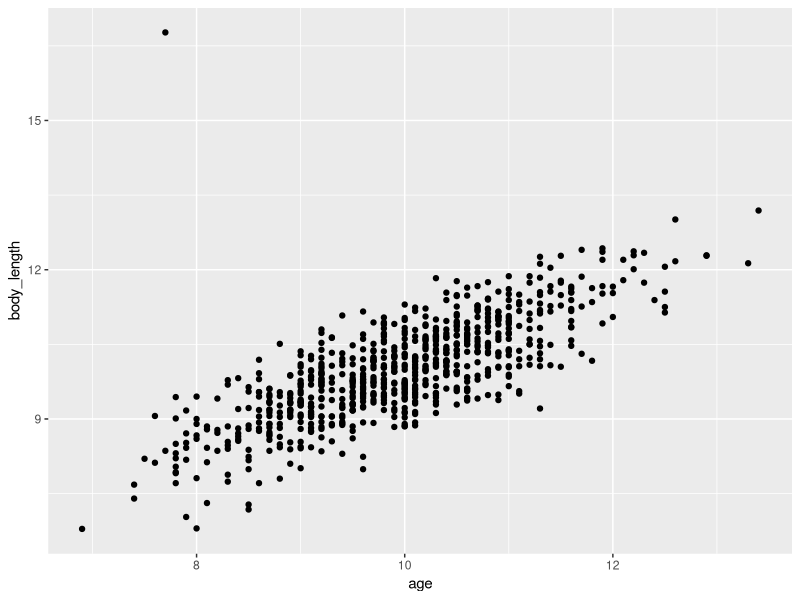

Write the R code that produced this figure. (Note: this script raises an error after producing the figure.)
# this code is to generate dataset to practice data visualization
# to find errors

library(MASS)
library(tidyverse)
set.seed(5)
# create the variance covariance matrix
sigma<-rbind(c(1,0.8,0.7), c(0.8,1, 0.9), c(0.7,0.9,1))
# create the mean vector
mu<-c(10, 9, 2) 
# generate the multivariate normal distribution
df<-as.data.frame(mvrnorm(n=750, mu=mu, Sigma=sigma))
df$V3<-df$V3+1.3
df$V2<-df$V2+1
names(df)<-c("body_length","age","weight")

df<-df %>% 
  mutate(body_length=round(body_length,2),
         weight=round(weight,2),
         age=round(age,1))

species1<-as_tibble(rep("bigfoot",250))
species2<-as_tibble(rep("mapinguari",250))
species3<-as_tibble(rep("chupacabra",250))
species<-bind_rows(species1,species2,species3) %>% 
  rename(species=value) %>% 
  mutate(id_key=row_number()) 

df<-df %>% 
  as_tibble() %>% 
  mutate(id_key=row_number()) %>% 
  relocate(id_key,.before=1) %>% 
  left_join(species) 
# 
# plot(df$age,df$body_length)
# 
# df2<-df
# df3<-df
# df4<-df
# df2[23,2]<-df2[23,2]+3
# df2[13,2]<-df2[13,2]+3
# df2[200,2]<-df2[200,2]+3
# df2[325,2]<-df2[325,2]+3
# df2[638,2]<-df2[638,2]+3
# df2[750,2]<-df2[750,2]+3
# 
# 
# 
# df3[23,2]<-df3[23,2]+6
# df3[13,2]<-df3[13,2]+6
# df3[200,2]<-df3[200,2]+6
# df3[325,2]<-df3[325,2]+6
# df3[638,2]<-df3[638,2]+6
# df3[750,2]<-df3[750,2]+6
df4<-df
df4[700,2]<-df4[700,2]+8
df4[700,3]<-df4[700,3]+0.5



# 
# 
# plot(df2$age,df2$body_length)
# plot(df2$age,df2$weight)
# plot(df2$body_length,df2$weight)
# 
# plot(df3$age,df3$body_length)
# plot(df3$age,df3$weight)
# plot(df3$body_length,df3$weight)
# 
# 
# plot(df$age,df$body_length)
# plot(df$age,df$weight)
# plot(df$body_length,df$weight)


library(ggplot2)
# Basic scatter plot
fig1<-ggplot(df4, aes(x=age, y=body_length)) + geom_point()
fig1
# 
# fig2<-fig1 + 
#   scale_x_continuous(name="demo data", limits=c(0, 20)) + 
#   scale_y_continuous(name="demo data", limits=c(0, 20)) 
# fig2
names(df4)
df4<-df4 %>% 
  dplyr::select(-id_key) %>% 
  mutate(species=as.factor(species)) 
  
summary(df4)
# write_csv(df4,"./instructor-materials/class-sessions/07-QAQC3/las_data_viz.csv")

las_data<-iris
las_data[42,1]<-las_data[42,1]+10
write_csv(las_data,"./instructor-materials/class-sessions/07-QAQC3/demo_datasets/las_data_viz.csv")